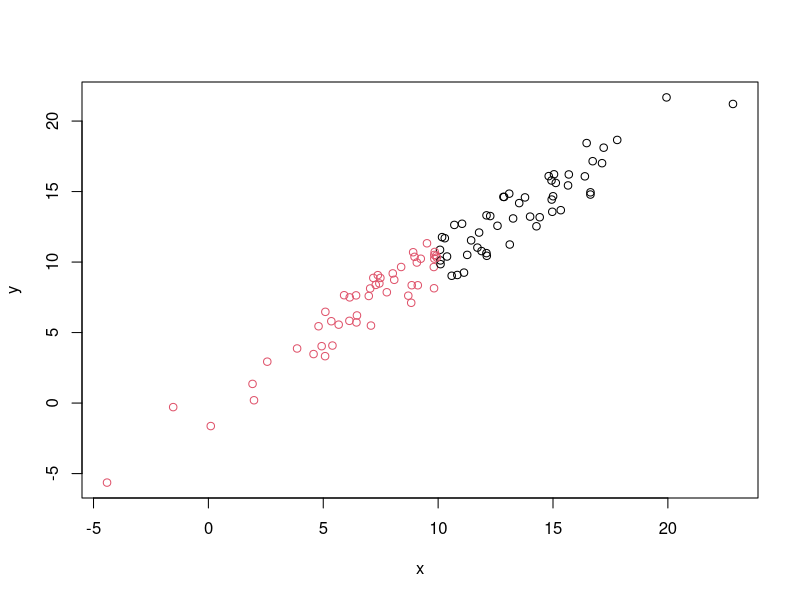

This chart was generated by the following R code:
## ---- chunk 1
# just a comment
x<-rnorm(100)
## ---- chunk 2
x<-rnorm(100,10,5)
y<-jitter(x,1000)
z<-vector("character",100)
z[x>10]<-"High"
z[x<10]<-"Low"
df<-data.frame(x,y,z)
df
## ---- chunk 3
with(df,plot(x,y,col=factor(z)))
